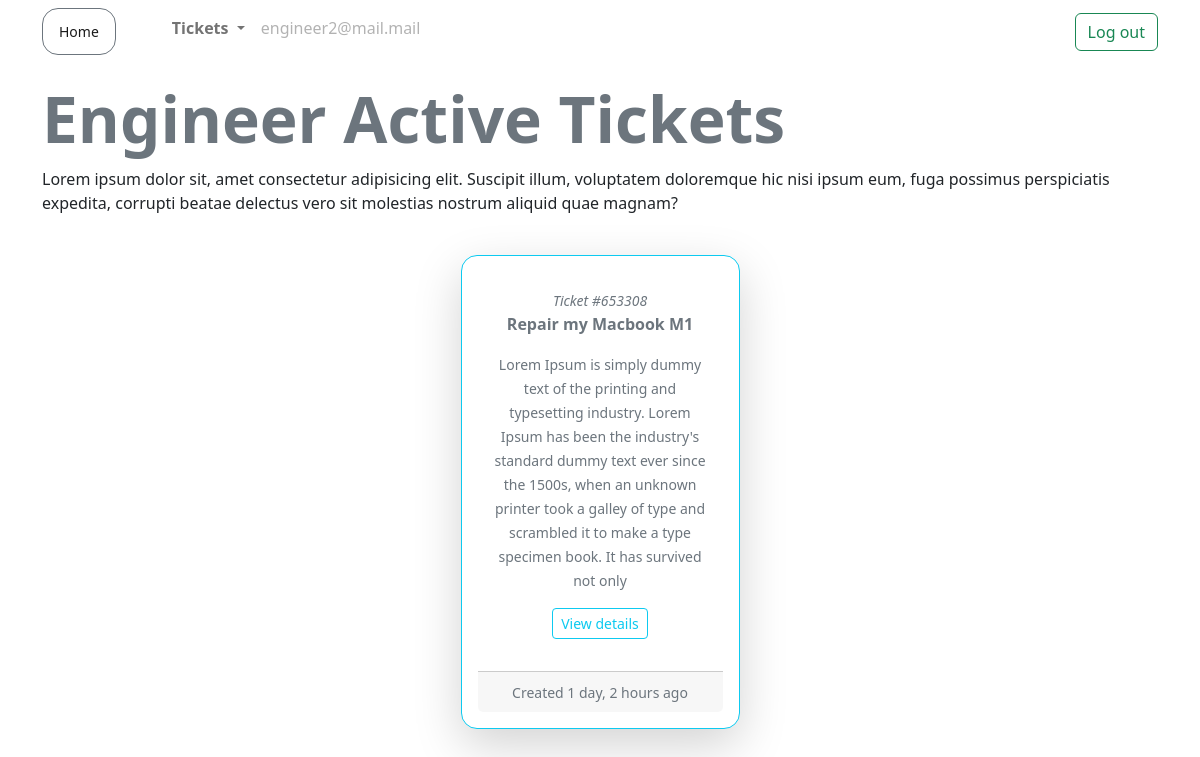
The page /ticket/engineer-active-tickets/ (signed in) on the database as committed earlier.
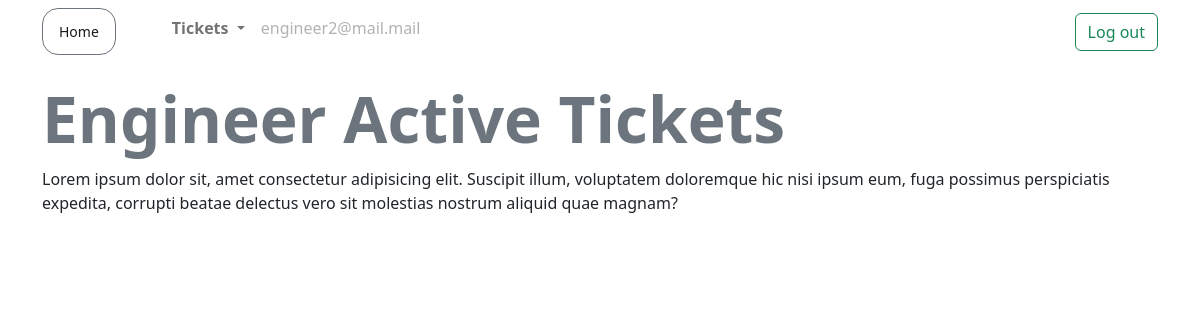
The same page on the database as committed later.
### ticket/models.py (models this page shows)
class Ticket(models.Model):
    customer = models.ForeignKey(User, on_delete=models.CASCADE)
    engineer = models.ForeignKey(User, on_delete=models.DO_NOTHING, null=True, blank=True, related_name='engineer')
    ticket_id = models.CharField(max_length=15, unique=True)
    ticket_title = models.CharField(max_length=50)
    ticket_description = models.TextField()
    status = models.CharField(max_length=20, choices=(('Active', 'Active'),('Pending', 'Pending'), ('Resolved','Resolved')))
    created_on = models.DateTimeField(auto_now_add=True)
    last_modified = models.DateTimeField(auto_now=True)
    is_resolved = models.BooleanField(default=False)
    severity = models.CharField(max_length=5, choices=(('A', 'A'), ('B', 'B')), default='B')
    is_assigned_to_engineer = models.BooleanField(default=False)
    resolution = models.TextField(null=True, blank=True)

### ticket/views.py (the view)
# urls.py: path('engineer-active-tickets/', views.engineer_active_tickets, name='engineer-active-tickets'),
@login_required
def engineer_active_tickets(request):
    tickets = Ticket.objects.filter(is_resolved = False, is_assigned_to_engineer = True, engineer = request.user)
    context = {'tickets': tickets}
    return render(request, 'ticket/engineer_active_tickets.html', context)

### templates/ticket/engineer_active_tickets.html (shortened to what this page needs)
{% extends 'base.html'%} {% load humanize %} {% block content%}
<h1 class="display-3 fw-bold lh-1 mb-3 text-secondary">Engineer Active Tickets</h1>
<p>
    Lorem ipsum dolor sit, amet consectetur adipisicing elit. Suscipit illum,
    voluptatem doloremque hic nisi ipsum eum, fuga possimus perspiciatis
    expedita, corrupti beatae delectus vero sit molestias nostrum aliquid quae
    magnam?
</p>
<div class="d-flex flex-wrap justify-content-center">
    {% for ticket in tickets %}
    <div
        class="card border-info rounded-4 text-center w-25 p-1 m-4 shadow-lg p-3 mb-5 bg-white rounded"
    >
        <div class="card-body">
            <p class="card-text text-muted">
                <small> <i>Ticket #{{ticket.ticket_id}} </small></i>
                <br />
                <b> {{ticket.ticket_title}} </b>
            </p>
            <p class="card-text text-muted">
                <small> {{ticket.ticket_description}} </small>
            </p>
        </div>
        <div class="mb-2">
            <a
                href="{% url 'ticket-details' ticket.ticket_id %}"
                class="btn btn-outline-info btn-sm"
                >View details</a
            >
        </div>
        <br />
        <div class="card-footer text-muted">
            <small> Created {{ticket.created_on|naturaltime}} </small>
        </div>
    </div>
    {% endfor %}
</div>
{%endblock content%}

Rows that differ between the two databases and show on the page:
no longer on this page (row edited): Ticket: ticket_id "653308", ticket_title "Repair my Macbook M1", ticket_description "Lorem Ipsum is simply dummy text of the printing and typesetting industry. Lorem Ipsum has been the industry's standard dummy text ever since the 1500s, when an unknown printer took a galley of type and scrambled it to make a type specimen book. It has survived not only", created_on "1 day, 2 hours ago"
